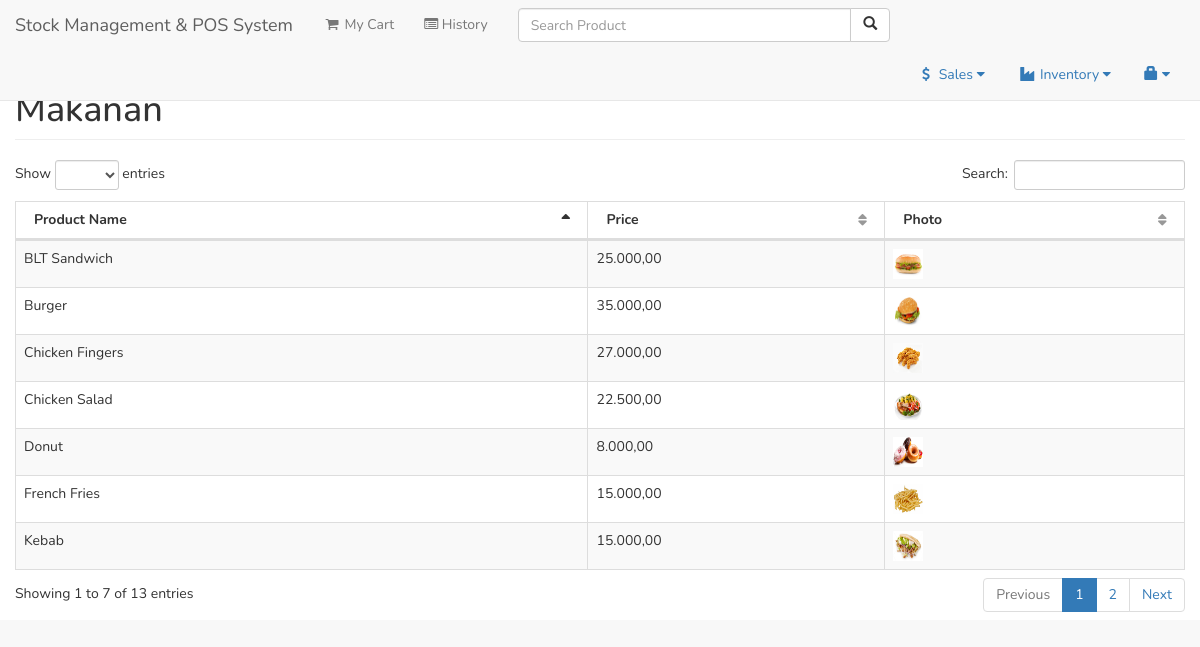
/user/product_makanan.php (signed in), run on an earlier commit of the app's database.
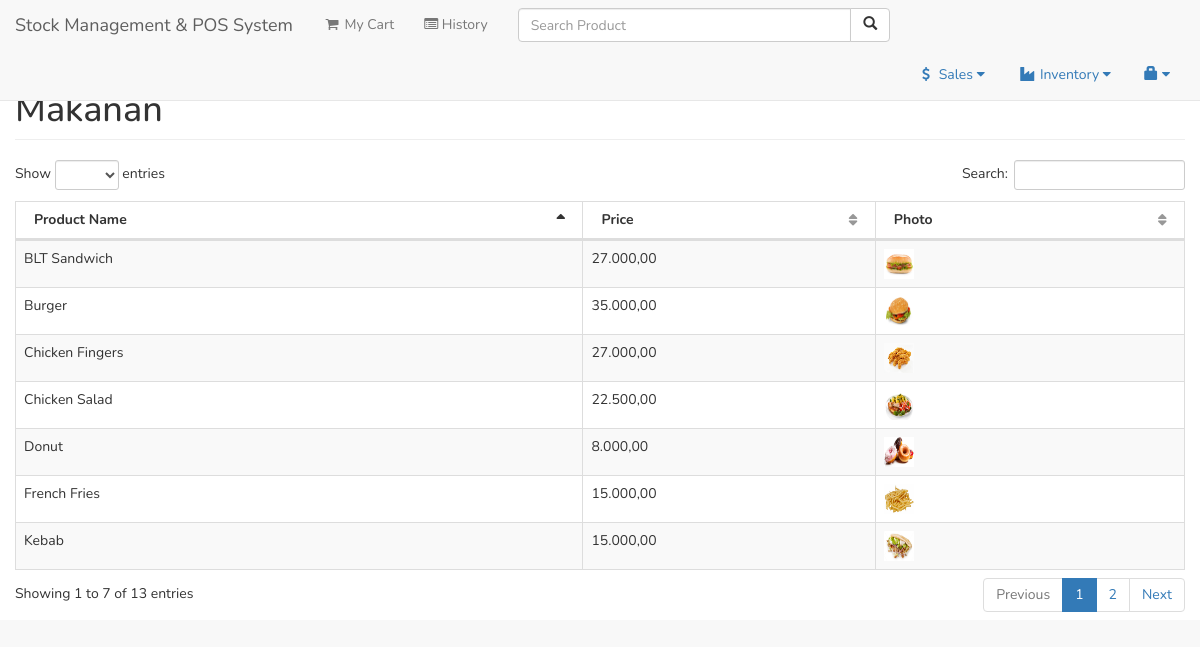
And on a later commit of the database.
### tables this page shows
CREATE TABLE `product` (
  `productid` int(11) NOT NULL,
  `categoryid` int(11) NOT NULL,
  `product_name` varchar(150) NOT NULL,
  `product_price` double NOT NULL,
  `product_qty` double NOT NULL,
  `photo` varchar(200) NOT NULL,
  `supplierid` int(11) NOT NULL
);

### user/product_makanan.php (the view, shortened to what this page needs)
<?php include('session.php'); ?>
<?php include('header.php'); ?>
<body>
<div id="wrapper">
<?php include('navbar.php'); ?>
<div style="height:50px;"></div>
<div style="background-color: white">
<div class="container-fluid">
	<div class="row">
        <div class="col-lg-12">
            <h1 class="page-header">Makanan</h1>
        </div>
    </div>
    <div class="row">
        <div class="col-lg-12">
            <table width="100%" class="table table-striped table-bordered table-hover" id="prodTable">
                <thead>
                    <tr>
                        <th>Product Name</th>
                        <th>Price</th>
						<th>Photo</th>
                    </tr>
                </thead>
                <tbody>
				<?php
					$pq=mysqli_query($conn,"select * from product left join category on category.categoryid=product.categoryid left join supplier on supplier.userid=product.supplierid where category_name='makanan'");
					while($pqrow=mysqli_fetch_array($pq)){
					?>
						<tr>
							<td><?php echo $pqrow['product_name']; ?></td>
							<td><?php echo number_format( $pqrow['product_price'],2,",","."); ?></td>
							<td><img src="../<?php if(empty($pqrow['photo'])){echo "upload/noimage.jpg";}else{echo $pqrow['photo'];} ?>" height="30px" width="30px;"></td>
						</tr>
					<?php
					}
				?>
                </tbody>
            </table>
        </div>
    </div>
</div>
</div>
</div>
</body>
</html>

### user/navbar.php (shortened to what this page needs)
     <nav class="navbar navbar-default navbar-fixed-top" role="navigation" style="margin-bottom: 0">
         <div class="navbar-header">
             <a class="navbar-brand" href="index.php">Stock Management & POS System</a>
         </div>
<ul class=" nav navbar-nav">
	<li id="cartme" style="cursor:pointer">
                <a id="cart_control"><i class="fa fa-shopping-cart fa-fw"></i> My Cart</a>
             </li>
	<li id="history"><a href="history.php"><span class="fa fa-list-alt"></span> History</a></li>
	<li>
		<form class="navbar-form" role="search" method="POST" action="search_result2.php">
		<div class="input-group" id="searchbox" style="width:400px;">
			<input type="text" class="form-control" placeholder="Search Product" name="search" id="search">
			<div class="input-group-btn">
			<button class="btn btn-default" type="submit"><i class="glyphicon glyphicon-search"></i></button>
			</div>
		</div>
		</form>
	</li>
</ul>
         <ul class="nav navbar-top-links navbar-right">
	<li class="dropdown">
		<a class="dropdown-toggle" data-toggle="dropdown" href="#">
			<i class="fa fa-usd fa-fw"></i> Sales <i class="fa fa-caret-down"></i>
                 </a>
             </li>
             <li class="dropdown">
             	<a class="dropdown-toggle" data-toggle="dropdown" href="#">
			<i class="fa fa-industry fa-fw"></i> Inventory <i class="fa fa-caret-down"></i>
                 </a>
             </li>
             <li class="dropdown">
                 <a class="dropdown-toggle" data-toggle="dropdown" href="#">
			<span class="glyphicon glyphicon-lock"></span> <i class="fa fa-caret-down"></i>
                 </a>
             </li>
         </ul>
     </nav>

What changed in the data, as far as the page shows it:
changed product "BLT Sandwich": product_price "25.000,00" → "27.000,00"
